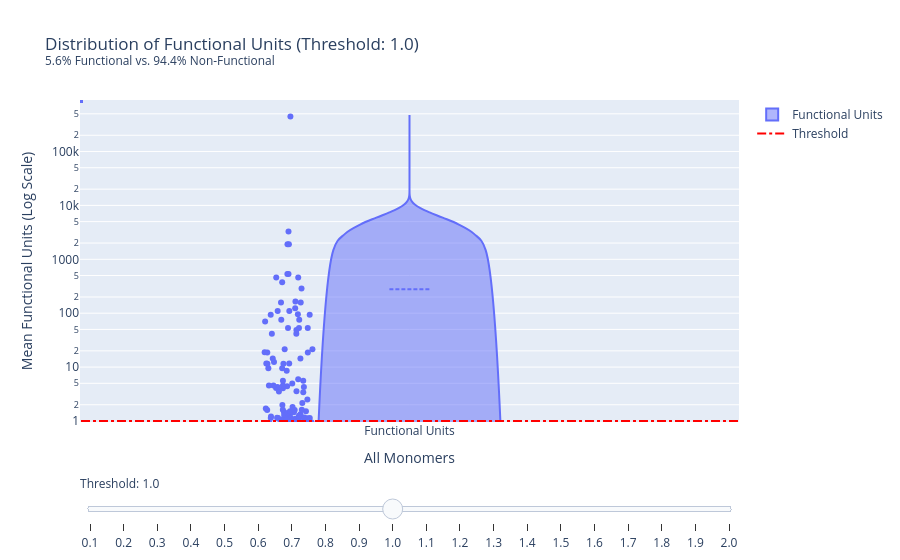

Source (notebook cell):
### Code cell
import pandas as pd
import plotly.graph_objects as go
from plotly.offline import iplot, init_notebook_mode

# Ensure Plotly works in the notebook
init_notebook_mode(connected=True)

# Load the data
file_path = '/user/home/il22158/work/vEcoli/reading/results/functional_gene/all_media_conditions1_functional_genes_v0_mean.csv'
df = pd.read_csv(file_path)

# --- 1. Create the main plot ---
fig = go.Figure()

# Add violin plot to show the data distribution.
# The points='all' parameter adds a swarm plot to show individual data points.
fig.add_trace(go.Violin(
    y=df['mean_functional_units'],
    name='Functional Units',
    box_visible=True,
    meanline_visible=True,
    points='all'
))

# Add a transparent trace for the legend entry of the threshold line
fig.add_trace(go.Scatter(
    x=[None],
    y=[None],
    mode='lines',
    line=dict(color="Red", width=2, dash="dashdot"),
    name='Threshold'
))


# --- 2. Create the slider and its steps ---
steps = []
# Create a step for each threshold value from 0.1 to 2.0
for i in range(1, 21):
    threshold = i * 0.1
    
    # Calculate percentages for the current threshold
    is_functional = df['mean_functional_units'] >= threshold
    pct_functional = 100 * is_functional.sum() / len(df)
    
    # Define what happens when the slider is moved to this step
    step = dict(
        method="update",
        # Update the threshold line's position and the plot's title
        args=[
            {"shapes[0].y0": threshold, "shapes[0].y1": threshold},
            {"title": f"Distribution of Functional Units (Threshold: {threshold:.1f})<br>"
                      f"<sup>{pct_functional:.1f}% Functional vs. {100 - pct_functional:.1f}% Non-Functional</sup>"}
        ],
        label=f"{threshold:.1f}"
    )
    steps.append(step)

sliders = [dict(
    active=9,  # Set the default position to a threshold of 1.0
    currentvalue={"prefix": "Threshold: "},
    pad={"t": 50}, # Add padding to avoid overlap with title
    steps=steps
)]


# --- 3. Configure the plot's layout, title, and initial state ---
initial_threshold = 1.0
is_functional_initial = df['mean_functional_units'] >= initial_threshold
pct_functional_initial = 100 * is_functional_initial.sum() / len(df)

fig.update_layout(
    # Set the initial title
    title=f"Distribution of Functional Units (Threshold: {initial_threshold:.1f})<br>"
          f"<sup>{pct_functional_initial:.1f}% Functional vs. {100 - pct_functional_initial:.1f}% Non-Functional</sup>",
    
    # Configure axes and slider
    yaxis_title="Mean Functional Units (Log Scale)",
    yaxis_type="log",
    xaxis_title="All Monomers",
    sliders=sliders,
    
    # Add the initial red dashed line for the threshold
    shapes=[
        go.layout.Shape(
            type="line",
            x0=-1, x1=1, # Line spans the width of the plot
            y0=initial_threshold, y1=initial_threshold,
            line=dict(color="Red", width=2, dash="dashdot")
        )
    ]
)

# Save the interactive plot to an HTML file
html_output_path = '/user/home/il22158/work/vEcoli/reading/results/functional_gene/interactive_functional_units.html'
fig.write_html(html_output_path)

print(f"✓ Interactive plot saved to: {html_output_path}")

# Show the plot in the notebook
iplot(fig)

### Figure 1 — Plotly figure (JSON) as saved in the notebook; plotly's stock layout.template omitted (floating-point values rounded to 4 significant figures; data arrays with more than 128 entries replaced by an {"elided": "..."} marker saying what was removed)
{"data": [{"box": {"visible": true}, "meanline": {"visible": true}, "name": "Functional Units", "points": "all", "type": "violin", "y": {"elided": "1636 float values"}}, {"line": {"color": "Red", "dash": "dashdot", "width": 2}, "mode": "lines", "name": "Threshold", "type": "scatter", "x": [null], "y": [null]}], "layout": {"shapes": [{"line": {"color": "Red", "dash": "dashdot", "width": 2}, "type": "line", "x0": -1, "x1": 1, "y0": 1, "y1": 1}], "sliders": [{"active": 9, "currentvalue": {"prefix": "Threshold: "}, "pad": {"t": 50}, "steps": [{"args": [{"shapes[0].y0": 0.1, "shapes[0].y1": 0.1}, {"title": "Distribution of Functional Units (Threshold: 0.1)<br><sup>61.9% Functional vs. 38.1% Non-Functional</sup>"}], "label": "0.1", "method": "update"}, {"args": [{"shapes[0].y0": 0.2, "shapes[0].y1": 0.2}, {"title": "Distribution of Functional Units (Threshold: 0.2)<br><sup>48.9% Functional vs. 51.1% Non-Functional</sup>"}], "label": "0.2", "method": "update"}, {"args": [{"shapes[0].y0": 0.3, "shapes[0].y1": 0.3}, {"title": "Distribution of Functional Units (Threshold: 0.3)<br><sup>33.4% Functional vs. 66.6% Non-Functional</sup>"}], "label": "0.3", "method": "update"}, {"args": [{"shapes[0].y0": 0.4, "shapes[0].y1": 0.4}, {"title": "Distribution of Functional Units (Threshold: 0.4)<br><sup>21.1% Functional vs. 78.9% Non-Functional</sup>"}], "label": "0.4", "method": "update"}, {"args": [{"shapes[0].y0": 0.5, "shapes[0].y1": 0.5}, {"title": "Distribution of Functional Units (Threshold: 0.5)<br><sup>11.8% Functional vs. 88.2% Non-Functional</sup>"}], "label": "0.5", "method": "update"}, {"args": [{"shapes[0].y0": 0.6, "shapes[0].y1": 0.6}, {"title": "Distribution of Functional Units (Threshold: 0.6)<br><sup>8.9% Functional vs. 91.1% Non-Functional</sup>"}], "label": "0.6", "method": "update"}, {"args": [{"shapes[0].y0": 0.7, "shapes[0].y1": 0.7}, {"title": "Distribution of Functional Units (Threshold: 0.7)<br><sup>7.8% Functional vs. 92.2% Non-Functional</sup>"}], "label": "0.7", "method": "update"}, {"args": [{"shapes[0].y0": 0.8, "shapes[0].y1": 0.8}, {"title": "Distribution of Functional Units (Threshold: 0.8)<br><sup>6.7% Functional vs. 93.3% Non-Functional</sup>"}], "label": "0.8", "method": "update"}, {"args": [{"shapes[0].y0": 0.9, "shapes[0].y1": 0.9}, {"title": "Distribution of Functional Units (Threshold: 0.9)<br><sup>6.4% Functional vs. 93.6% Non-Functional</sup>"}], "label": "0.9", "method": "update"}, {"args": [{"shapes[0].y0": 1, "shapes[0].y1": 1}, {"title": "Distribution of Functional Units (Threshold: 1.0)<br><sup>5.6% Functional vs. 94.4% Non-Functional</sup>"}], "label": "1.0", "method": "update"}, {"args": [{"shapes[0].y0": 1.1, "shapes[0].y1": 1.1}, {"title": "Distribution of Functional Units (Threshold: 1.1)<br><sup>5.3% Functional vs. 94.7% Non-Functional</sup>"}], "label": "1.1", "method": "update"}, {"args": [{"shapes[0].y0": 1.2, "shapes[0].y1": 1.2}, {"title": "Distribution of Functional Units (Threshold: 1.2)<br><sup>4.7% Functional vs. 95.3% Non-Functional</sup>"}], "label": "1.2", "method": "update"}, {"args": [{"shapes[0].y0": 1.3, "shapes[0].y1": 1.3}, {"title": "Distribution of Functional Units (Threshold: 1.3)<br><sup>4.5% Functional vs. 95.5% Non-Functional</sup>"}], "label": "1.3", "method": "update"}, {"args": [{"shapes[0].y0": 1.4, "shapes[0].y1": 1.4}, {"title": "Distribution of Functional Units (Threshold: 1.4)<br><sup>4.4% Functional vs. 95.6% Non-Functional</sup>"}], "label": "1.4", "method": "update"}, {"args": [{"shapes[0].y0": 1.5, "shapes[0].y1": 1.5}, {"title": "Distribution of Functional Units (Threshold: 1.5)<br><sup>4.2% Functional vs. 95.8% Non-Functional</sup>"}], "label": "1.5", "method": "update"}, {"args": [{"shapes[0].y0": 1.6, "shapes[0].y1": 1.6}, {"title": "Distribution of Functional Units (Threshold: 1.6)<br><sup>4.0% Functional vs. 96.0% Non-Functional</sup>"}], "label": "1.6", "method": "update"}, {"args": [{"shapes[0].y0": 1.7, "shapes[0].y1": 1.7}, {"title": "Distribution of Functional Units (Threshold: 1.7)<br><sup>3.9% Functional vs. 96.1% Non-Functional</sup>"}], "label": "1.7", "method": "update"}, {"args": [{"shapes[0].y0": 1.8, "shapes[0].y1": 1.8}, {"title": "Distribution of Functional Units (Threshold: 1.8)<br><sup>3.8% Functional vs. 96.2% Non-Functional</sup>"}], "label": "1.8", "method": "update"}, {"args": [{"shapes[0].y0": 1.9, "shapes[0].y1": 1.9}, {"title": "Distribution of Functional Units (Threshold: 1.9)<br><sup>3.7% Functional vs. 96.3% Non-Functional</sup>"}], "label": "1.9", "method": "update"}, {"args": [{"shapes[0].y0": 2, "shapes[0].y1": 2}, {"title": "Distribution of Functional Units (Threshold: 2.0)<br><sup>3.7% Functional vs. 96.3% Non-Functional</sup>"}], "label": "2.0", "method": "update"}]}], "title": {"text": "Distribution of Functional Units (Threshold: 1.0)<br><sup>5.6% Functional vs. 94.4% Non-Functional</sup>"}, "xaxis": {"title": {"text": "All Monomers"}}, "yaxis": {"title": {"text": "Mean Functional Units (Log Scale)"}, "type": "log"}}}
